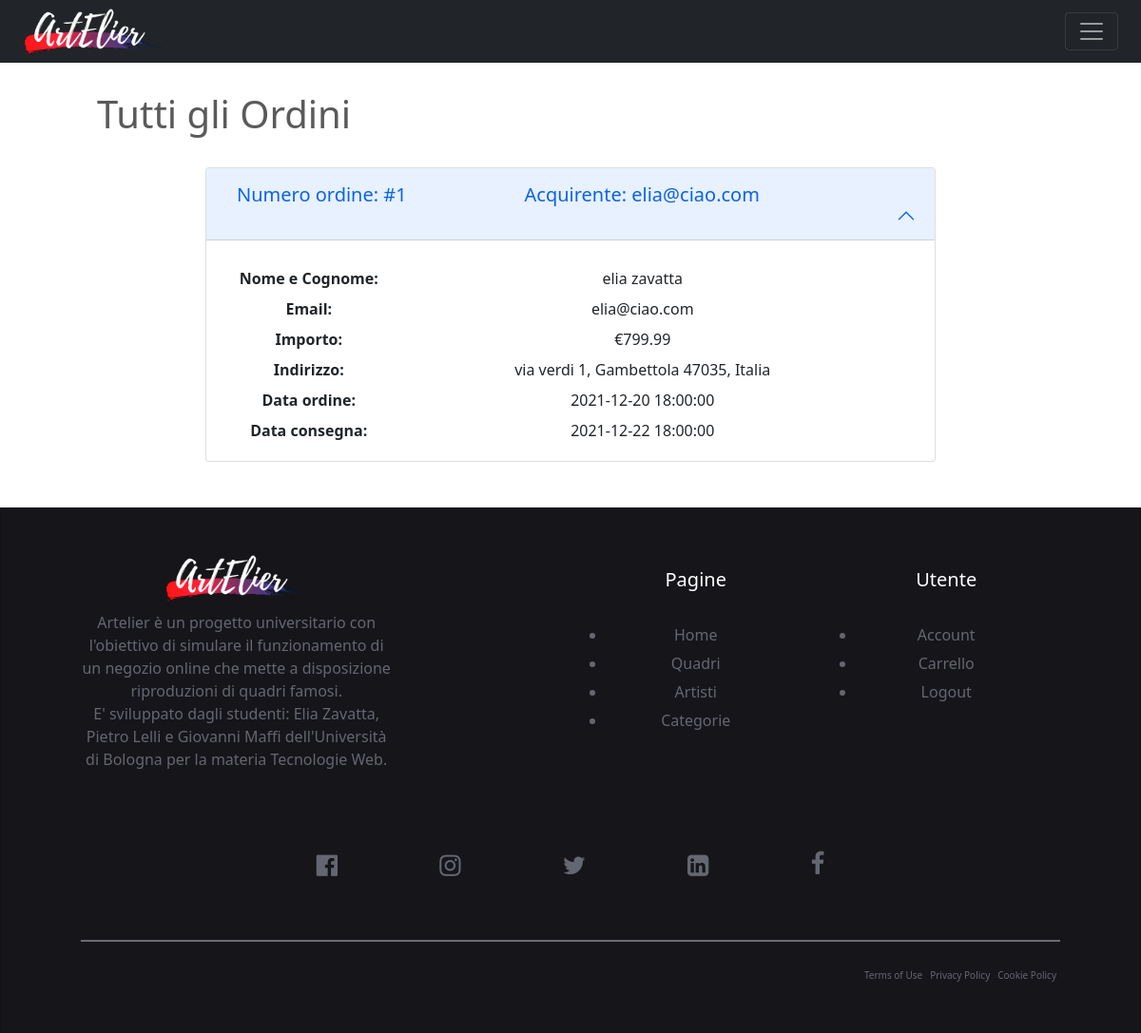
The page /Progetto/Php/archivio-admin-ordini.php (signed in) on the database as committed earlier.
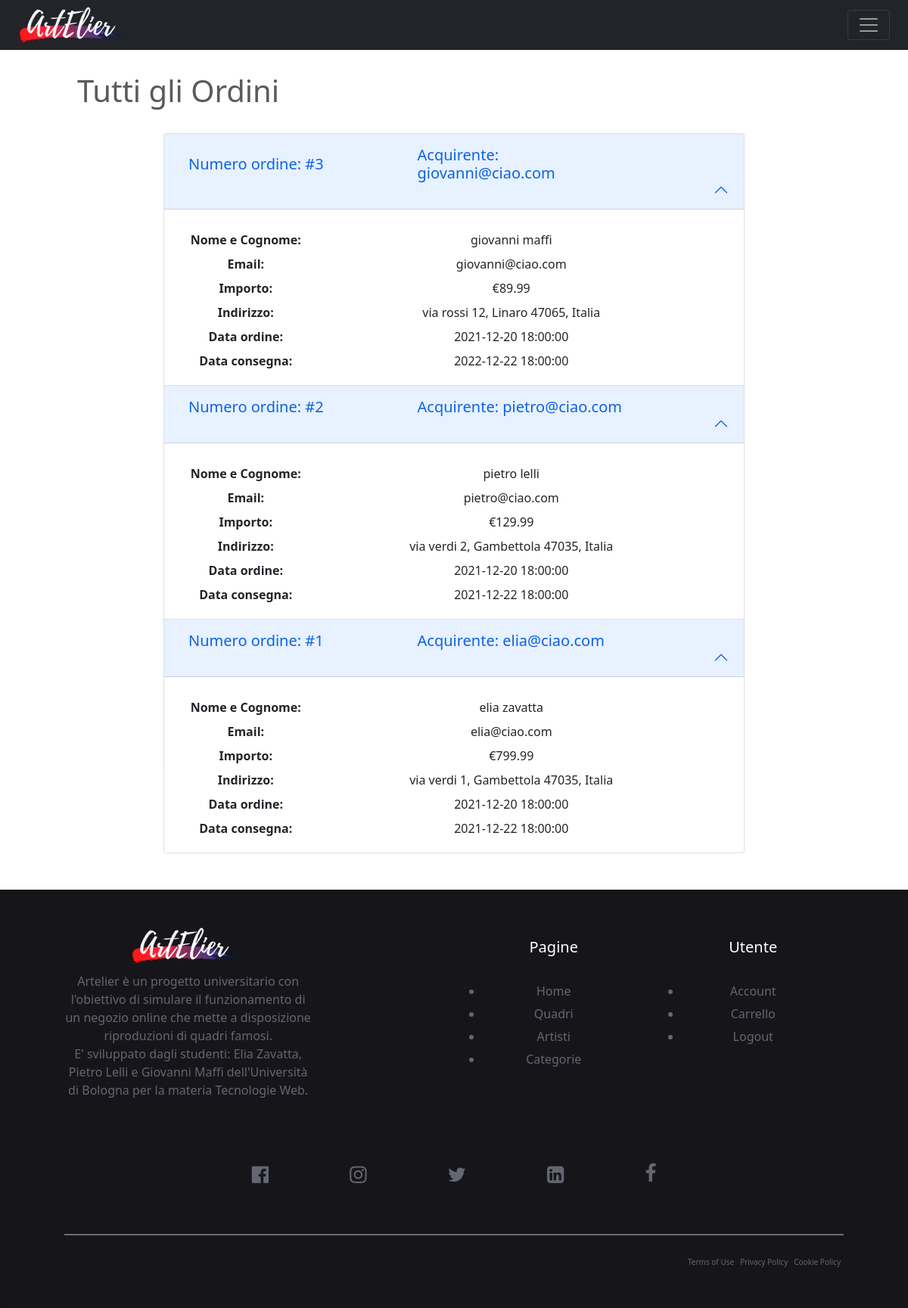
The same page on the database as committed later.
### tables this page shows
CREATE TABLE Ordine(
    codOrdine int PRIMARY KEY AUTO_INCREMENT,
	email varchar(50),
    dataOrdine datetime,
    dataConsegna datetime,
	arrivato boolean,
    importo float(7,2),
    FOREIGN KEY(email) REFERENCES Utente(email)
);

CREATE TABLE Utente(
    email varchar(50) PRIMARY KEY,
    passwordd varchar(250),
    nome varchar(50),
    cognome varchar(50),
    venditore boolean,
    indirizzo varchar(150),
	citta VARCHAR(50),
    paese varchar(50),
    cap int
);

### Progetto/Php/archivio-admin-ordini.php (called while the page is built)
<?php
require_once 'bootstrap.php';
$templateParams["notifiche"] = $dbh->countNotifiche($_SESSION['email']);
$templateParams["utente"] = $dbh->getUtente($_SESSION['email']);
$templateParams["ordine"] = $dbh->getAllOrders();
require 'template/admin-ordini.php';
?>

### Progetto/Php/database.php (called while the page is built, shortened)
<?php
class DatabaseHelper{
    private $db;
    public function __construct($servername, $username, $password, $dbname, $port){
        $this->db = new mysqli($servername, $username, $password, $dbname, $port);
    }
    public function getUtente($email){
        $query = "SELECT * FROM utente WHERE email = ?";
        $stmt = $this->db->prepare($query);
        $stmt->bind_param('s',$email);
        $stmt->execute();
        $result = $stmt->get_result();
        return $result->fetch_all(MYSQLI_ASSOC);
    }
    public function getAllOrders(){
        $query ="SELECT * From ordine, utente where ordine.email = utente.email ORDER BY codOrdine DESC";
        $stmt = $this->db->prepare($query);
        $stmt->execute();
        $result = $stmt->get_result();
        return $result->fetch_all(MYSQLI_ASSOC);
    }
    public function countNotifiche($email){
        $query ="SELECT COUNT(*) AS num FROM notifica WHERE email=? AND visualizzato = 0";
        $stmt = $this->db->prepare($query);
        $stmt->bind_param('s',$email);
        $stmt->execute();
        $result = $stmt->get_result();
        return $result->fetch_all(MYSQLI_ASSOC);
    }
}
?>

### Progetto/Php/bootstrap.php (called while the page is built, shortened)
<?php
require_once("utils/function.php");
require_once("database.php");
$dbh = new DatabaseHelper("localhost", "root", "", "artelier",3306);
?>

### Progetto/Php/utils/function.php (called while the page is built, shortened)
<?php
function isUserLoggedIn(){
    return !empty($_SESSION['email']);
}
?>

### Progetto/Php/template/admin-ordini.php (the view, shortened to what this page needs)
<!doctype html>
<html lang="it">
  <head>
	<link href="https://cdn.jsdelivr.net/npm/bootstrap@5.1.3/dist/css/bootstrap.min.css" rel="stylesheet">
  <link rel="stylesheet" href="https://cdnjs.cloudflare.com/ajax/libs/font-awesome/4.7.0/css/font-awesome.min.css">
    <link href="../Css/modificaArt.css" rel="stylesheet">
  </head>
  <body>
  <header>
      <div class="container-fluid" style="padding: 0px;">
        <div class="row">
          <div class="col-12">
            <nav class="navbar navbar-dark bg-dark fixed-top">
              <div class="container-fluid">
                <a href="./home2.php"><img src="../Immagini/logobiancocut.png" class="d-block" alt="..." style="margin: 0px; padding: 0px; width: 150px;"></a>
                <button class="navbar-toggler" type="button" data-bs-toggle="offcanvas" data-bs-target="#offcanvasNavbar" aria-controls="offcanvasNavbar">
                  <span class="navbar-toggler-icon"></span>
                </button>
              </div>
            </nav>
          </div>
        </div>
    </header>
    <?php if($_SESSION['email']==NULL || $templateParams["utente"][0]["venditore"]==0): ?>
      <h3> <br> <br><br><br> <br>  Non hai accesso a questa pagina.</h3>
    <?php else:?>
    <main>
    <div class="row">
          <div class="col-md-1"></div>
          <div class="col-md-10">
            <h1><br><br>Tutti gli Ordini</h1><br>
          </div>
    </div>
    <div class="row">
    <div class="col-md-2 col-0"></div>
    <div class="col-md-8 col-12 accordion px-4" id="diskAccordion">
        <?php foreach($templateParams["ordine"] as $ordine): ?>
            <div class="accordion-item">
                <h2 id="header<?php echo $ordine["codOrdine"]?>" class="accordion-header">
                <button class="accordion-button pt-3 row mx-0" type="button"  data-bs-target="#quadro<?php echo $ordine["codOrdine"]?>" aria-controls="quadro<?php echo $ordine["codOrdine"]?>">
                    <div class="col-5 ml-2">
                        <label>Numero ordine: #<?php echo $ordine["codOrdine"]?></label>
                    </div>
                    <div class="col-5">
                        <label>Acquirente: <?php echo $ordine["email"]?></label>
                    </div>
                </button>
                </h2>
                <div id="disk<?php echo $ordine["codOrdine"]?>"  aria-labelledby="heading<?php echo $ordine["codOrdine"]?>" data-bs-parent="#diskAccordion">
                  <div class="accordion-body row" id="modifyAccordion">
                    <div class="row mt-2">
                       <div class="col-12 text-center">
                            <table class="table table-sm table-borderless mb-0">
                              <tbody>
                                <tr>
                                  <th class="pl-0 w-25" scope="row">Nome e Cognome: </th>
                                  <td><?php echo $ordine["nome"]?> <?php echo $ordine["cognome"]?></td>
                                </tr>
                                <tr>
                                  <th class="pl-0 w-25" scope="row">Email: </th>
                                  <td><?php echo $ordine["email"]?></td>
                                </tr>
                                <tr>
                                  <th class="pl-0 w-25" scope="row">Importo:</th>
                                  <td> €<?php echo $ordine["importo"]?></td>
                                </tr>
                                <tr>
                                  <th class="pl-0 w-25" scope="row">Indirizzo: </th>
                                  <td><?php echo $ordine["indirizzo"]?>, <?php echo $ordine["citta"]?> <?php echo $ordine["cap"]?>, <?php echo $ordine["paese"]?> </td>
                                </tr>
                                <tr>
                                  <th class="pl-0 w-25" scope="row">Data ordine: </th>
                                  <td><?php echo $ordine["dataOrdine"]?> </td>
                                </tr>
                                <tr>
                                  <th class="pl-0 w-25" scope="row">Data consegna: </th>
                                  <td><?php echo $ordine["dataConsegna"]?> </td>
                                </tr>
                              </tbody>
                            </table>
                          </div>
                        </div>
                    </div>
                </div>
            </div>
        <?php endforeach; ?>
    </div>
</div>
    </main>
    <?php endif?>
  <div id="chisiamo" class="container-fluid mt-5" style="padding: 0px; text-align: center;">
    <div class="card" style="width: 100%;">
        <div class="row mb-4 ">
            <div class="col-md-4 ">
                <div class="footer-text">
                        <a href="./home2.php"> <img src="../Immagini/logobiancocut.png" alt="" style="max-height: 50px; margin-bottom: 10px;"></a>
                    <p class="card-text">Artelier è un progetto universitario con l'obiettivo di simulare il funzionamento di un negozio online che mette a disposizione riproduzioni di quadri famosi.<br>
                      E' sviluppato dagli studenti: Elia Zavatta, Pietro Lelli e Giovanni Maffi dell'Università di Bologna per la materia Tecnologie Web.</p>
                </div>
            </div>
            <div class="col-md-2"></div>
            <div class="col-md-3">
                <h5 class="heading" style="margin-top: 15px;">Pagine</h5>
                <ul>
                  <a href="./home2.php"><li>Home</li></a>
                  <a href="./archivio-quadri.php"><li>Quadri</li></a>
                  <a href="./archivio-artisti.php"><li>Artisti</li></a>
                  <a href="./archivio-Categorie.php"><li>Categorie</li></a>
                </ul>
            </div>
            <div class="col-md-3">
                <h5 class="heading" style="margin-top: 15px;">Utente</h5>
                <ul class="card-text">
                <?php if(isUserLoggedIn()): ?>
                    <a href="./utente2.php"><li>Account</li></a>
                    <a href="./archivio-carrello.php"><li>Carrello</li></a>
                    <a href="./logout.php"><li>Logout</li></a>
                    <?php else: ?>
                      <a href="./login.php"><li>Login</li></a>
                      <a href="./registrazione.php"><li>Registrazione</li></a>
                    <?php endif; ?>
                </ul>
            </div>
        </div>
        <div class="row">
          <div class="col-12">
            <div class="social mt-2 mb-3"> <i class="fa fa-facebook-official fa-lg"></i> <i class="fa fa-instagram fa-lg"></i> <i class="fa fa-twitter fa-lg"></i> <i class="fa fa-linkedin-square fa-lg"></i> <i class="fa fa-facebook"></i> </div>
          </div>
        </div>
        <div class="divider mb-4"> </div>
        <div class="row" style="font-size:10px;">
          <div class="col-md-6 col-sm-6 col-xs-6"></div>
          <div class="col-md-6 col-sm-6 col-xs-6">
            <div class="pull-right mr-4 d-flex policy">
              <div>Terms of Use</div>
              <div>Privacy Policy</div>
              <div>Cookie Policy</div>
            </div>
          </div>
        </div>
      </div>
    </div>
  </body>
</html>

### Progetto/Css/modificaArt.css (style rules this page uses)
body { color: #5a5a5a; }
label { font-size: 20px; }
.card { padding: 4% 7%; color: #646771; background-color: #16151a; border-radius: 0px }
ul { padding: 20px }
.card li { margin: 6px; }
.social>i { padding: 5%; font-size: 26px }
.policy>div { padding: 4px }
.divider { border-top: 2px solid rgba(189, 196, 203, 0.5); }
.footer-text > h1, h5 { color: #fff; }
.card a { text-decoration: none; color: #646771; }

Rows that differ between the two databases and show on the page:
added ordine: codOrdine "3", email.email "giovanni@ciao.com", email.nome "giovanni", email.cognome "maffi", importo "89.99", email.indirizzo "via rossi 12", email.citta "Linaro", email.cap "47065", email.paese "Italia", dataOrdine "2021-12-20 18:00:00", dataConsegna "2022-12-22 18:00:00"
added ordine: codOrdine "2", email.email "pietro@ciao.com", email.nome "pietro", email.cognome "lelli", importo "129.99", email.indirizzo "via verdi 2", email.citta "Gambettola", email.cap "47035", email.paese "Italia", dataOrdine "2021-12-20 18:00:00", dataConsegna "2021-12-22 18:00:00"
